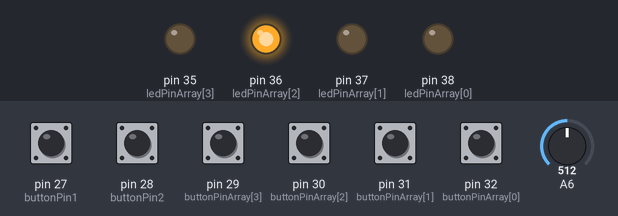
Simulated run of this sketch. Board: Teensy 4. Parts: output pins drawn as LEDs (lit = HIGH). Dashed ring = blinking. The test bench sets the inputs (shaded band); at power-on: pin 27 (buttonPin1), pin 28 (buttonPin2), pin 29 (buttonPinArray[3]), pin 30 (buttonPinArray[2]), pin 31 (buttonPinArray[1]), pin 32 (buttonPinArray[0]) LOW, A6 = 512.

Above: at 1.2 s.
1.3 s: A6 set to 0
At 2.7 s:
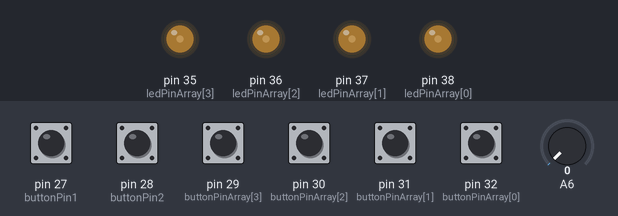
3.0 s: pin 30 (buttonPinArray[2]) pulled HIGH for 0.15 s
At 3.17 s:
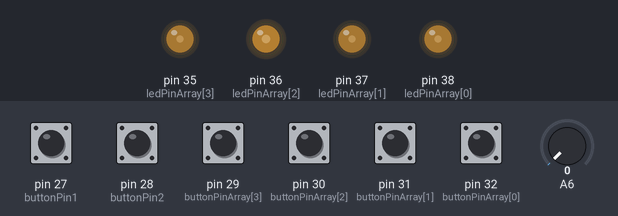
6.1 s: A6 set to 122
At 6.28 s:
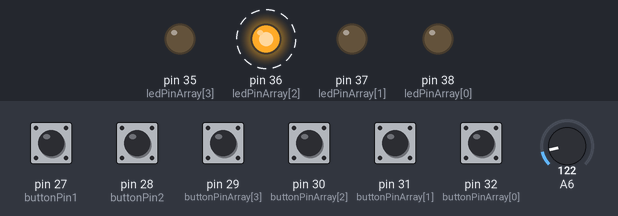
At 6.65 s:
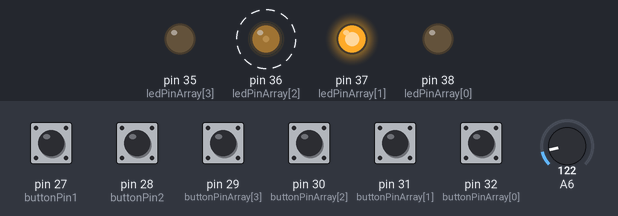
9.1 s: pin 27 (buttonPin1) pulled HIGH for 0.15 s
12.1 s: pin 31 (buttonPinArray[1]) pulled HIGH for 0.15 s
15.1 s: pin 30 (buttonPinArray[2]) pulled HIGH for 1 s
Timing chart, 0 to 19.1 s (numbered marks = the images above; inputs shaded):
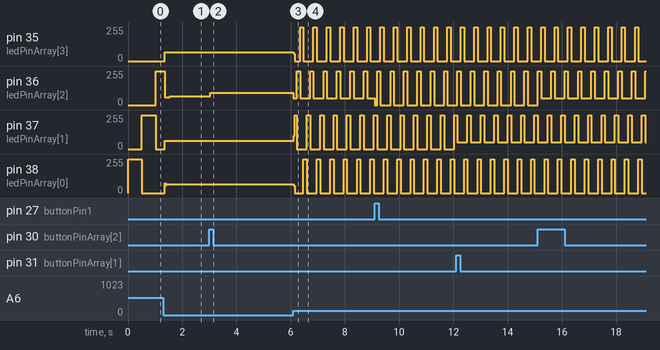

Measured:
- after the input at 1.3 s, pin 36 (ledPinArray[2]): 255/255 → 59/255 after 0.05 s, → 65/255 0.20 s later; pin 37 (ledPinArray[1]): 0/255 → 63/255 after 0.05 s
- after the input at 3.0 s, pin 36 (ledPinArray[2]): 65/255 → 91/255 at once, → 50/255 3.1 s later
- after the input at 6.1 s, pin 36 (ledPinArray[2]): alternates 255/255 for 0.12 s and 50/255 for 0.37 s, starting after 0.12 s; pin 37 (ledPinArray[1]): 63/255 → 99/255 at once, then moves between 0/255 and 255/255, repeating every 0.49 s; pin 38 (ledPinArray[0]): 65/255 → 53/255 at once, then repeats every 0.44 s: 0/255 0.32 s, 255/255 0.12 s
- by itself, pin 35 (ledPinArray[3]): alternates 255/255 for 0.12 s and 0/255 for 0.37 s

The sketch:

stepsequencer.ino
```cpp
// this is a step sequencer
#include <EEPROM.h>

int buttonPinArray[4] = { 32, 31, 30, 29 };
int buttonPin1 = 27;
int buttonPin2 = 28;
int ledPinArray[4] = { 38, 37, 36, 35 };
int totalLeds = 4;
int currentStep = 0;
int tempo = 0;
int channel = 0;
unsigned long lastStepTime = 0;
boolean lastButtonState[4] = { LOW, LOW, LOW, LOW };
boolean buttonState[4] = { LOW, LOW, LOW, LOW };
boolean lastButtonState1 = LOW;
boolean buttonState1 = LOW;
boolean lastButtonState2 = LOW;
boolean buttonState2 = LOW;
boolean stepState[3][4] = {
  { false, false, false, false },
  { false, false, false, false },
  { false, false, false, false },
};

void setup() {

  for (int i = 0; i < totalLeds; i++) {
    pinMode(ledPinArray[i], OUTPUT);
    pinMode(buttonPinArray[i], INPUT);
  }

  pinMode(buttonPin1, INPUT);
  pinMode(buttonPin2, INPUT);
}

void loop() {
  setChannel();
  sequence();
  checkButtons();
  setLeds();
}

void sequence() {

  tempo = analogRead(A6);

  if (millis() > lastStepTime + tempo) {   //if its time to go to the next step...
    currentStep = currentStep + 1;         //increment to the next step
    if (currentStep > 3) {
      currentStep = 0;
    }
    if (stepState[0][currentStep] == true) {
      usbMIDI.sendNoteOn(36, 127, 1);
    } else if (stepState[channel][currentStep] == false) {
      usbMIDI.sendNoteOff(36, 0, 1);
    }

    if (stepState[1][currentStep] == true) {
      usbMIDI.sendNoteOn(38, 127, 1);
    } else if (stepState[channel][currentStep] == false) {
      usbMIDI.sendNoteOff(38, 0, 1);
    }

    if (stepState[2][currentStep] == true) {
      usbMIDI.sendNoteOn(39, 127, 1);
    } else if (stepState[channel][currentStep] == false) {
      usbMIDI.sendNoteOff(39, 0, 1);
    }

    lastStepTime = millis();               //set lastStepTime to the current time
  }
}
void checkButtons() {

  for (int i = 0; i < 4; i++) {
    lastButtonState[i] = buttonState[i];
    buttonState[i] = digitalRead(buttonPinArray[i]);

    if (buttonState[i] == HIGH && lastButtonState[i] == LOW) {
      if (stepState[channel][i] == false) {
        stepState[channel][i] = true;
      } else if (stepState[channel][i] == true) {
        stepState[channel][i] = false;
      }
    }

    if (buttonState[i] == HIGH && lastButtonState[i] == LOW) {
      if (stepState[channel][i] == false) {
        stepState[channel][i] = true;
      } else if (stepState[channel][i] == true) {
        stepState[channel][i] = false;
      }
    }

    if (buttonState[i] == HIGH && lastButtonState[i] == LOW) {
      if (stepState[channel][i] == false) {
        stepState[channel][i] = true;
      } else if (stepState[channel][i] == true) {
        stepState[channel][i] = false;
      }
    }
  }
}

void setLeds() {    //this lets it know which LEDs should be lit
  for (int i = 0; i < 4; i++) {
    if (currentStep == i) {
      analogWrite(ledPinArray[i], 255);
    } else if (stepState[channel][i] == HIGH) {
      analogWrite(ledPinArray[i], 50);
    }
    else  {
      analogWrite(ledPinArray[i], 0);
    }

    if (currentStep == i) {
      analogWrite(ledPinArray[i], 255);
    } else if (stepState[channel][i] == HIGH) {
      analogWrite(ledPinArray[i], 50);
    }
    else  {
      analogWrite(ledPinArray[i], 0);
    }

    if (currentStep == i) {
      analogWrite(ledPinArray[i], 255);
    } else if (stepState[channel][i] == HIGH) {
      analogWrite(ledPinArray[i], 50);
    }
    else  {
      analogWrite(ledPinArray[i], 0);
    }
  }
}

void setChannel() {         // this sets which channel is shown on the LEDs
  lastButtonState1 = buttonState1;
  buttonState1 = digitalRead(buttonPin1);

  if (buttonState1 == HIGH && lastButtonState1 == LOW) {
    channel++;
    if (channel > 2) {
      channel = 0;
    }
  }


  lastButtonState2 = buttonState2;
  buttonState2 = digitalRead(buttonPin2);

  if (buttonState2 == HIGH && lastButtonState2 == LOW) {
    channel--;
    if (channel < 0) {
      channel = 2;
    }
  }
}
```
